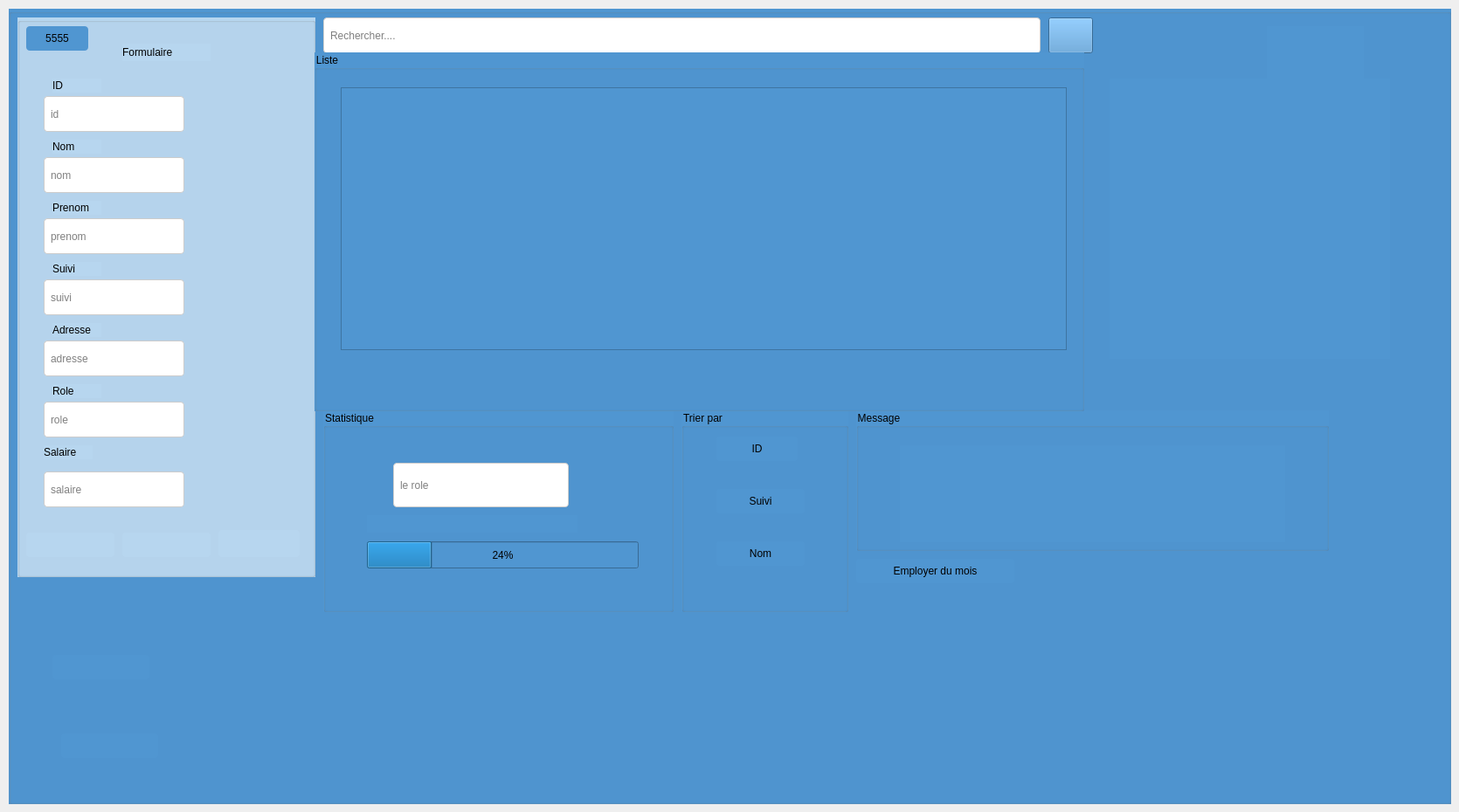
    <widget class="QWidget" name="tab_4">
     <attribute name="title">
      <string>Employer</string>
     </attribute>
     <widget class="QGroupBox" name="G_employer">
      <property name="geometry">
       <rect>
        <x>10</x>
        <y>10</y>
        <width>1651</width>
        <height>911</height>
       </rect>
      </property>
      <property name="styleSheet">
       <string notr="true">background-color: rgb(80, 150, 209);</string>
      </property>
      <property name="title">
       <string/>
      </property>
      <widget class="QGroupBox" name="groupBox_7">
       <property name="geometry">
        <rect>
         <x>10</x>
         <y>10</y>
         <width>341</width>
         <height>641</height>
        </rect>
       </property>
       <property name="styleSheet">
        <string notr="true">background-color: rgb(174, 217, 224);
background-color: rgb(183, 214, 239);
font: italic 11pt &quot;Bell MT&quot;;</string>
       </property>
       <property name="title">
        <string/>
       </property>
       <widget class="QLabel" name="label_14">
        <property name="geometry">
         <rect>
          <x>120</x>
          <y>30</y>
          <width>101</width>
          <height>20</height>
         </rect>
        </property>
        <property name="styleSheet">
         <string notr="true">font: italic 11pt &quot;Bell MT&quot;;</string>
        </property>
        <property name="text">
         <string>Formulaire</string>
        </property>
       </widget>
       <widget class="QLabel" name="label_61">
        <property name="geometry">
         <rect>
          <x>40</x>
          <y>70</y>
          <width>56</width>
          <height>16</height>
         </rect>
        </property>
        <property name="styleSheet">
         <string notr="true">font: italic 11pt &quot;Bell MT&quot;;</string>
        </property>
        <property name="text">
         <string>ID</string>
        </property>
       </widget>
       <widget class="QLineEdit" name="la_id">
        <property name="geometry">
         <rect>
          <x>30</x>
          <y>90</y>
          <width>161</width>
          <height>41</height>
         </rect>
        </property>
        <property name="styleSheet">
         <string notr="true">QLineEdit {

    background-color: #fff; /* Couleur de fond du champ de texte */
    border: 1px solid #ccc; /* Bordure du champ de texte */
    border-radius: 4px; /* Coins arrondis */
    padding: 5px; /* Espace à l'intérieur du champ de texte */
  border-radius: 4px;

}

QLineEdit:hover {
    border-color: #666; /* Changement de couleur de la bordure au survol */
  border-radius: 4px;

}

QLineEdit:focus {
    border-color: #2ecc71; /* Couleur de la bordure lorsqu'il est focus */
    background-color: #f0fff0; /* Couleur de fond lorsqu'il est focus */
  border-radius: 4px;

}</string>
        </property>
        <property name="text">
         <string/>
        </property>
        <property name="placeholderText">
         <string>id</string>
        </property>
       </widget>
       <widget class="QLabel" name="label_62">
        <property name="geometry">
         <rect>
          <x>40</x>
          <y>140</y>
          <width>56</width>
          <height>16</height>
         </rect>
        </property>
        <property name="styleSheet">
         <string notr="true">font: italic 11pt &quot;Bell MT&quot;;</string>
        </property>
        <property name="text">
         <string>Nom</string>
        </property>
       </widget>
       <widget class="QLineEdit" name="la_nom">
        <property name="geometry">
         <rect>
          <x>30</x>
          <y>160</y>
          <width>161</width>
          <height>41</height>
         </rect>
        </property>
        <property name="styleSheet">
         <string notr="true">QLineEdit {

    background-color: #fff; /* Couleur de fond du champ de texte */
    border: 1px solid #ccc; /* Bordure du champ de texte */
    border-radius: 4px; /* Coins arrondis */
    padding: 5px; /* Espace à l'intérieur du champ de texte */
  border-radius: 4px;

}

QLineEdit:hover {
    border-color: #666; /* Changement de couleur de la bordure au survol */
  border-radius: 4px;

}

QLineEdit:focus {
    border-color: #2ecc71; /* Couleur de la bordure lorsqu'il est focus */
    background-color: #f0fff0; /* Couleur de fond lorsqu'il est focus */
  border-radius: 4px;

}</string>
        </property>
        <property name="text">
         <string/>
        </property>
        <property name="placeholderText">
         <string>nom</string>
        </property>
       </widget>
       <widget class="QLabel" name="label_63">
        <property name="geometry">
         <rect>
          <x>40</x>
          <y>210</y>
          <width>56</width>
          <height>16</height>
         </rect>
        </property>
        <property name="styleSheet">
         <string notr="true">font: italic 11pt &quot;Bell MT&quot;;</string>
        </property>
        <property name="text">
         <string>Prenom</string>
        </property>
       </widget>
       <widget class="QLineEdit" name="la_prenom">
        <property name="geometry">
         <rect>
          <x>30</x>
          <y>230</y>
          <width>161</width>
          <height>41</height>
         </rect>
        </property>
        <property name="styleSheet">
         <string notr="true">QLineEdit {

    background-color: #fff; /* Couleur de fond du champ de texte */
    border: 1px solid #ccc; /* Bordure du champ de texte */
    border-radius: 4px; /* Coins arrondis */
    padding: 5px; /* Espace à l'intérieur du champ de texte */
  border-radius: 4px;

}

QLineEdit:hover {
    border-color: #666; /* Changement de couleur de la bordure au survol */
  border-radius: 4px;

}

QLineEdit:focus {
    border-color: #2ecc71; /* Couleur de la bordure lorsqu'il est focus */
    background-color: #f0fff0; /* Couleur de fond lorsqu'il est focus */
  border-radius: 4px;

}</string>
        </property>
        <property name="text">
         <string/>
        </property>
        <property name="placeholderText">
         <string>prenom</string>
        </property>
       </widget>
       <widget class="QLabel" name="label_64">
        <property name="geometry">
         <rect>
          <x>40</x>
          <y>280</y>
          <width>56</width>
          <height>16</height>
         </rect>
        </property>
        <property name="styleSheet">
         <string notr="true">font: italic 11pt &quot;Bell MT&quot;;</string>
        </property>
        <property name="text">
         <string>Suivi</string>
        </property>
       </widget>
       <widget class="QLineEdit" name="la_suivi">
        <property name="geometry">
         <rect>
          <x>30</x>
          <y>300</y>
          <width>161</width>
          <height>41</height>
         </rect>
        </property>
        <property name="styleSheet">
         <string notr="true">QLineEdit {

    background-color: #fff; /* Couleur de fond du champ de texte */
    border: 1px solid #ccc; /* Bordure du champ de texte */
    border-radius: 4px; /* Coins arrondis */
    padding: 5px; /* Espace à l'intérieur du champ de texte */
  border-radius: 4px;

}

QLineEdit:hover {
    border-color: #666; /* Changement de couleur de la bordure au survol */
  border-radius: 4px;

}

QLineEdit:focus {
    border-color: #2ecc71; /* Couleur de la bordure lorsqu'il est focus */
    background-color: #f0fff0; /* Couleur de fond lorsqu'il est focus */
  border-radius: 4px;

}</string>
        </property>
        <property name="text">
         <string/>
        </property>
        <property name="placeholderText">
         <string>suivi</string>
        </property>
       </widget>
       <widget class="QLabel" name="label_65">
        <property name="geometry">
         <rect>
          <x>40</x>
          <y>350</y>
          <width>56</width>
          <height>16</height>
         </rect>
        </property>
        <property name="styleSheet">
         <string notr="true">font: italic 11pt &quot;Bell MT&quot;;</string>
        </property>
        <property name="text">
         <string>Adresse</string>
        </property>
       </widget>
       <widget class="QLineEdit" name="la_adresse">
        <property name="geometry">
         <rect>
          <x>30</x>
          <y>370</y>
          <width>161</width>
          <height>41</height>
         </rect>
        </property>
        <property name="styleSheet">
         <string notr="true">QLineEdit {

    background-color: #fff; /* Couleur de fond du champ de texte */
    border: 1px solid #ccc; /* Bordure du champ de texte */
    border-radius: 4px; /* Coins arrondis */
    padding: 5px; /* Espace à l'intérieur du champ de texte */
  border-radius: 4px;

}

QLineEdit:hover {
    border-color: #666; /* Changement de couleur de la bordure au survol */
  border-radius: 4px;

}

QLineEdit:focus {
    border-color: #2ecc71; /* Couleur de la bordure lorsqu'il est focus */
    background-color: #f0fff0; /* Couleur de fond lorsqu'il est focus */
  border-radius: 4px;

}</string>
        </property>
        <property name="text">
         <string/>
        </property>
        <property name="placeholderText">
         <string>adresse</string>
        </property>
       </widget>
       <widget class="QLabel" name="label_66">
        <property name="geometry">
         <rect>
          <x>40</x>
          <y>420</y>
          <width>56</width>
          <height>16</height>
         </rect>
        </property>
        <property name="styleSheet">
         <string notr="true">font: italic 11pt &quot;Bell MT&quot;;</string>
        </property>
        <property name="text">
         <string>Role</string>
        </property>
       </widget>
       <widget class="QLineEdit" name="la_role">
        <property name="geometry">
         <rect>
          <x>30</x>
          <y>440</y>
          <width>161</width>
          <height>41</height>
         </rect>
        </property>
        <property name="styleSheet">
         <string notr="true">QLineEdit {

    background-color: #fff; /* Couleur de fond du champ de texte */
    border: 1px solid #ccc; /* Bordure du champ de texte */
    border-radius: 4px; /* Coins arrondis */
    padding: 5px; /* Espace à l'intérieur du champ de texte */
  border-radius: 4px;

}

QLineEdit:hover {
    border-color: #666; /* Changement de couleur de la bordure au survol */
  border-radius: 4px;

}

QLineEdit:focus {
    border-color: #2ecc71; /* Couleur de la bordure lorsqu'il est focus */
    background-color: #f0fff0; /* Couleur de fond lorsqu'il est focus */
  border-radius: 4px;

}</string>
        </property>
        <property name="text">
         <string/>
        </property>
        <property name="placeholderText">
         <string>role</string>
        </property>
       </widget>
       <widget class="QPushButton" name="Boutton_Ajouter">
        <property name="geometry">
         <rect>
          <x>230</x>
          <y>587</y>
          <width>93</width>
          <height>31</height>
         </rect>
        </property>
        <property name="styleSheet">
         <string notr="true">QPushButton {
    border: none;
    font: 8pt &quot;Sitka Display Semibold&quot;;
    text-align: middle;

border-radius:4px;
}

QPushButton:hover {
    color: rgb(255, 255, 255);
    background-color: rgb(85, 170, 255);
    border: none;
    text-align: middle;

border-radius:4px;
}</string>
        </property>
        <property name="text">
         <string/>
        </property>
        <property name="icon">
         <iconset>
          <normaloff>../../../../Desktop/icons8-plus-math-100.png</normaloff>../../../../Desktop/icons8-plus-math-100.png</iconset>
        </property>
        <property name="iconSize">
         <size>
          <width>25</width>
          <height>25</height>
         </size>
        </property>
        <property name="autoExclusive">
         <bool>false</bool>
        </property>
       </widget>
       <widget class="QPushButton" name="Boutton_Modifier">
        <property name="geometry">
         <rect>
          <x>120</x>
          <y>590</y>
          <width>101</width>
          <height>28</height>
         </rect>
        </property>
        <property name="styleSheet">
         <string notr="true">QPushButton {
    border: none;
    font: 8pt &quot;Sitka Display Semibold&quot;;
    text-align: middle;

border-radius:4px;
}

QPushButton:hover {
    color: rgb(255, 255, 255);
    background-color: rgb(85, 170, 255);
    border: none;
    text-align: middle;

border-radius:4px;
}</string>
        </property>
        <property name="text">
         <string/>
        </property>
        <property name="icon">
         <iconset>
          <normaloff>../../../../Desktop/customer-support.png</normaloff>../../../../Desktop/customer-support.png</iconset>
        </property>
        <property name="iconSize">
         <size>
          <width>25</width>
          <height>25</height>
         </size>
        </property>
       </widget>
       <widget class="QPushButton" name="Boutton_sup">
        <property name="geometry">
         <rect>
          <x>10</x>
          <y>590</y>
          <width>101</width>
          <height>28</height>
         </rect>
        </property>
        <property name="styleSheet">
         <string notr="true">QPushButton {
    border: none;
    font: 8pt &quot;Sitka Display Semibold&quot;;
    text-align: middle;

border-radius:4px;
}

QPushButton:hover {
    color: rgb(255, 255, 255);
    background-color: rgb(85, 170, 255);
    border: none;
    text-align: middle;

border-radius:4px;
}</string>
        </property>
        <property name="text">
         <string/>
        </property>
        <property name="icon">
         <iconset>
          <normaloff>../../../../Desktop/trash-icon.png</normaloff>../../../../Desktop/trash-icon.png</iconset>
        </property>
        <property name="iconSize">
         <size>
          <width>25</width>
          <height>25</height>
         </size>
        </property>
       </widget>
       <widget class="QLineEdit" name="la_salaire">
        <property name="geometry">
         <rect>
          <x>30</x>
          <y>520</y>
          <width>161</width>
          <height>41</height>
         </rect>
        </property>
        <property name="styleSheet">
         <string notr="true">QLineEdit {

    background-color: #fff; /* Couleur de fond du champ de texte */
    border: 1px solid #ccc; /* Bordure du champ de texte */
    border-radius: 4px; /* Coins arrondis */
    padding: 5px; /* Espace à l'intérieur du champ de texte */
  border-radius: 4px;

}

QLineEdit:hover {
    border-color: #666; /* Changement de couleur de la bordure au survol */
  border-radius: 4px;

}

QLineEdit:focus {
    border-color: #2ecc71; /* Couleur de la bordure lorsqu'il est focus */
    background-color: #f0fff0; /* Couleur de fond lorsqu'il est focus */
  border-radius: 4px;

}</string>
        </property>
        <property name="text">
         <string/>
        </property>
        <property name="placeholderText">
         <string>salaire</string>
        </property>
       </widget>
       <widget class="QLabel" name="label_11">
        <property name="geometry">
         <rect>
          <x>30</x>
          <y>490</y>
          <width>56</width>
          <height>16</height>
         </rect>
        </property>
        <property name="text">
         <string>Salaire</string>
        </property>
       </widget>
      </widget>
      <widget class="QGroupBox" name="Boutton_tri_nom_5">
       <property name="geometry">
        <rect>
         <x>770</x>
         <y>460</y>
         <width>191</width>
         <height>231</height>
        </rect>
       </property>
       <property name="styleSheet">
        <string notr="true">font: italic 11pt &quot;Bell MT&quot;;</string>
       </property>
       <property name="title">
        <string>Trier par</string>
       </property>
       <widget class="QPushButton" name="Boutton_tri_ID">
        <property name="geometry">
         <rect>
          <x>40</x>
          <y>30</y>
          <width>93</width>
          <height>28</height>
         </rect>
        </property>
        <property name="styleSheet">
         <string notr="true">QPushButton {
    border: none;
    font: 8pt &quot;Sitka Display Semibold&quot;;
    text-align: middle;

        font:  11pt &quot;Bell MT&quot;;

border-radius:4px;
}

QPushButton:hover {
    color: rgb(255, 255, 255);
    background-color: rgb(85, 170, 255);
    border: none;
    text-align: middle;

        font:  11pt &quot;Bell MT&quot;;

border-radius:4px;e;
}</string>
        </property>
        <property name="text">
         <string>ID</string>
        </property>
        <property name="icon">
         <iconset>
          <normaloff>../../../../Desktop/[removal.ai]_bea2a227-0f0c-4838-b2dc-68ecba0c7147-5912.png</normaloff>../../../../Desktop/[removal.ai]_bea2a227-0f0c-4838-b2dc-68ecba0c7147-5912.png</iconset>
        </property>
        <property name="iconSize">
         <size>
          <width>40</width>
          <height>40</height>
         </size>
        </property>
       </widget>
       <widget class="QPushButton" name="Boutton_tri_suivi">
        <property name="geometry">
         <rect>
          <x>40</x>
          <y>90</y>
          <width>101</width>
          <height>28</height>
         </rect>
        </property>
        <property name="styleSheet">
         <string notr="true">QPushButton {
    border: none;
    font: 8pt &quot;Sitka Display Semibold&quot;;
    text-align: middle;

        font:  11pt &quot;Bell MT&quot;;

border-radius:4px;
}

QPushButton:hover {
    color: rgb(255, 255, 255);
    background-color: rgb(85, 170, 255);
    border: none;
    text-align: middle;

        font:  11pt &quot;Bell MT&quot;;

border-radius:4px;e;
}</string>
        </property>
        <property name="text">
         <string>Suivi</string>
        </property>
        <property name="icon">
         <iconset>
          <normaloff>../../../../Desktop/[removal.ai]_6d019847-8be4-4489-9303-7b7546386a4b-5860.png</normaloff>../../../../Desktop/[removal.ai]_6d019847-8be4-4489-9303-7b7546386a4b-5860.png</iconset>
        </property>
        <property name="iconSize">
         <size>
          <width>40</width>
          <height>40</height>
         </size>
        </property>
       </widget>
       <widget class="QPushButton" name="Boutton_tri_nom">
        <property name="geometry">
         <rect>
          <x>40</x>
          <y>150</y>
          <width>101</width>
          <height>28</height>
         </rect>
        </property>
        <property name="styleSheet">
         <string notr="true">QPushButton {
    border: none;
    font: 8pt &quot;Sitka Display Semibold&quot;;
    text-align: middle;

        font:  11pt &quot;Bell MT&quot;;

border-radius:4px;
}

QPushButton:hover {
    color: rgb(255, 255, 255);
    background-color: rgb(85, 170, 255);
    border: none;
    text-align: middle;

        font:  11pt &quot;Bell MT&quot;;

border-radius:4px;e;
}</string>
        </property>
        <property name="text">
         <string>Nom</string>
        </property>
        <property name="icon">
         <iconset>
          <normaloff>../../../../Desktop/[removal.ai]_d816a8dd-4d6d-443e-9302-3affc880de85-5857.png</normaloff>../../../../Desktop/[removal.ai]_d816a8dd-4d6d-443e-9302-3affc880de85-5857.png</iconset>
        </property>
        <property name="iconSize">
         <size>
          <width>40</width>
          <height>40</height>
         </size>
        </property>
       </widget>
      </widget>
      <widget class="QLineEdit" name="la_chercher_nom">
       <property name="geometry">
        <rect>
         <x>360</x>
         <y>10</y>
         <width>821</width>
         <height>41</height>
        </rect>
       </property>
       <property name="styleSheet">
        <string notr="true">QLineEdit {

    background-color: #fff; /* Couleur de fond du champ de texte */
    border: 1px solid #ccc; /* Bordure du champ de texte */
    border-radius: 4px; /* Coins arrondis */
    padding: 5px; /* Espace à l'intérieur du champ de texte */
  border-radius: 4px;

}

QLineEdit:hover {
    border-color: #666; /* Changement de couleur de la bordure au survol */
  border-radius: 4px;

}

QLineEdit:focus {
    border-color: #2ecc71; /* Couleur de la bordure lorsqu'il est focus */
    background-color: #f0fff0; /* Couleur de fond lorsqu'il est focus */
  border-radius: 4px;

}</string>
       </property>
       <property name="placeholderText">
        <string>Rechercher....</string>
       </property>
      </widget>
      <widget class="QLabel" name="label_15">
       <property name="geometry">
        <rect>
         <x>1440</x>
         <y>20</y>
         <width>111</width>
         <height>91</height>
        </rect>
       </property>
       <property name="text">
        <string/>
       </property>
       <property name="pixmap">
        <pixmap>../../Desktop/image-removebg-preview.png</pixmap>
       </property>
       <property name="scaledContents">
        <bool>true</bool>
       </property>
      </widget>
      <widget class="QPushButton" name="Boutton_rechecher">
       <property name="geometry">
        <rect>
         <x>1190</x>
         <y>10</y>
         <width>51</width>
         <height>41</height>
        </rect>
       </property>
       <property name="styleSheet">
        <string notr="true">Mariem Abidi
QPushButton {
background-color: rgb(5, 51, 141);

border: none;

        font: italic 11pt &quot;Bell MT&quot;;
text-align: middle;

}
QPushButton:hover {
        color: rgb(255, 255, 255);

background:#6156A1;
border-radius:4px;
text-align: middle;
font: italic 11pt &quot;Bell MT&quot;;
}</string>
       </property>
       <property name="text">
        <string/>
       </property>
       <property name="icon">
        <iconset>
         <normaloff>../../../../Desktop/search.png</normaloff>../../../../Desktop/search.png</iconset>
       </property>
      </widget>
      <widget class="QGroupBox" name="groupBox_8">
       <property name="geometry">
        <rect>
         <x>360</x>
         <y>460</y>
         <width>401</width>
         <height>231</height>
        </rect>
       </property>
       <property name="styleSheet">
        <string notr="true">font: italic 11pt &quot;Bell MT&quot;;</string>
       </property>
       <property name="title">
        <string>Statistique</string>
       </property>
       <widget class="QProgressBar" name="progressBar">
        <property name="geometry">
         <rect>
          <x>50</x>
          <y>150</y>
          <width>311</width>
          <height>31</height>
         </rect>
        </property>
        <property name="value">
         <number>24</number>
        </property>
       </widget>
       <widget class="QLineEdit" name="la_stat_role">
        <property name="geometry">
         <rect>
          <x>80</x>
          <y>60</y>
          <width>201</width>
          <height>51</height>
         </rect>
        </property>
        <property name="styleSheet">
         <string notr="true">QLineEdit {

    background-color: #fff; /* Couleur de fond du champ de texte */
    border: 1px solid #ccc; /* Bordure du champ de texte */
    border-radius: 4px; /* Coins arrondis */
    padding: 5px; /* Espace à l'intérieur du champ de texte */
  border-radius: 4px;

}

QLineEdit:hover {
    border-color: #666; /* Changement de couleur de la bordure au survol */
  border-radius: 4px;

}

QLineEdit:focus {
    border-color: #2ecc71; /* Couleur de la bordure lorsqu'il est focus */
    background-color: #f0fff0; /* Couleur de fond lorsqu'il est focus */
  border-radius: 4px;

}</string>
        </property>
        <property name="placeholderText">
         <string>le role</string>
        </property>
       </widget>
       <widget class="QLabel" name="la_msg">
        <property name="geometry">
         <rect>
          <x>50</x>
          <y>120</y>
          <width>241</width>
          <height>20</height>
         </rect>
        </property>
        <property name="text">
         <string/>
        </property>
       </widget>
      </widget>
      <widget class="QGroupBox" name="groupBox_9">
       <property name="geometry">
        <rect>
         <x>350</x>
         <y>50</y>
         <width>881</width>
         <height>411</height>
        </rect>
       </property>
       <property name="styleSheet">
        <string notr="true">font: italic 11pt &quot;Bell MT&quot;;</string>
       </property>
       <property name="title">
        <string>Liste</string>
       </property>
       <widget class="QTableView" name="tab_employer">
        <property name="geometry">
         <rect>
          <x>30</x>
          <y>40</y>
          <width>831</width>
          <height>301</height>
         </rect>
        </property>
        <property name="styleSheet">
         <string notr="true">QPushButton {
    border: none;
    font: 8pt &quot;Sitka Display Semibold&quot;;
    text-align: middle;

border-radius:4px;
}

QPushButton:hover {
    color: rgb(255, 255, 255);
    background-color: rgb(85, 170, 255);
    border: none;
    text-align: middle;

border-radius:4px;
}</string>
        </property>
       </widget>
      </widget>
      <widget class="QPushButton" name="Button_statistique">
       <property name="geometry">
        <rect>
         <x>50</x>
         <y>740</y>
         <width>111</width>
         <height>28</height>
        </rect>
       </property>
       <property name="styleSheet">
        <string notr="true">QPushButton {
    border: none;
    font: 8pt &quot;Sitka Display Semibold&quot;;
    text-align: middle;

border-radius:4px;
}

QPushButton:hover {
    color: rgb(255, 255, 255);
    background-color: rgb(85, 170, 255);
    border: none;
    text-align: middle;

border-radius:4px;
}</string>
       </property>
       <property name="text">
        <string/>
       </property>
       <property name="icon">
        <iconset>
         <normaloff>../../../../Desktop/icons8-slice-48.png</normaloff>../../../../Desktop/icons8-slice-48.png</iconset>
       </property>
       <property name="iconSize">
        <size>
         <width>30</width>
         <height>30</height>
        </size>
       </property>
      </widget>
      <widget class="QPushButton" name="Button_PDF">
       <property name="geometry">
        <rect>
         <x>60</x>
         <y>830</y>
         <width>111</width>
         <height>28</height>
        </rect>
       </property>
       <property name="styleSheet">
        <string notr="true">QPushButton {
    border: none;
    font: 8pt &quot;Sitka Display Semibold&quot;;
    text-align: middle;

border-radius:4px;
}

QPushButton:hover {
    color: rgb(255, 255, 255);
    background-color: rgb(85, 170, 255);
    border: none;
    text-align: middle;

border-radius:4px;
}</string>
       </property>
       <property name="text">
        <string/>
       </property>
       <property name="icon">
        <iconset>
         <normaloff>../../../../Desktop/pdf.png</normaloff>../../../../Desktop/pdf.png</iconset>
       </property>
       <property name="iconSize">
        <size>
         <width>30</width>
         <height>30</height>
        </size>
       </property>
      </widget>
      <widget class="QPushButton" name="Button_emp_mois">
       <property name="geometry">
        <rect>
         <x>970</x>
         <y>630</y>
         <width>181</width>
         <height>28</height>
        </rect>
       </property>
       <property name="styleSheet">
        <string notr="true">QPushButton {
    border: none;
    font: 8pt &quot;Sitka Display Semibold&quot;;
    text-align: middle;

        font:  11pt &quot;Bell MT&quot;;

border-radius:4px;
}

QPushButton:hover {
    color: rgb(255, 255, 255);
    background-color: rgb(85, 170, 255);
    border: none;
    text-align: middle;

        font:  11pt &quot;Bell MT&quot;;

border-radius:4px;e;
}</string>
       </property>
       <property name="text">
        <string>Employer du mois</string>
       </property>
       <property name="icon">
        <iconset>
         <normaloff>../../../../Desktop/icons8-best-seller-48.png</normaloff>../../../../Desktop/icons8-best-seller-48.png</iconset>
       </property>
       <property name="iconSize">
        <size>
         <width>25</width>
         <height>25</height>
        </size>
       </property>
      </widget>
      <widget class="QGroupBox" name="groupBox_6">
       <property name="geometry">
        <rect>
         <x>970</x>
         <y>460</y>
         <width>541</width>
         <height>161</height>
        </rect>
       </property>
       <property name="styleSheet">
        <string notr="true">font: italic 11pt &quot;Bell MT&quot;;</string>
       </property>
       <property name="title">
        <string>Message</string>
       </property>
       <widget class="QLabel" name="la_msg_emp_mois">
        <property name="geometry">
         <rect>
          <x>50</x>
          <y>40</y>
          <width>441</width>
          <height>111</height>
         </rect>
        </property>
        <property name="styleSheet">
         <string notr="true">     font: italic 15pt &quot;Bell MT&quot;;
</string>
        </property>
        <property name="text">
         <string/>
        </property>
       </widget>
      </widget>
      <widget class="QPushButton" name="pushButton">
       <property name="geometry">
        <rect>
         <x>20</x>
         <y>20</y>
         <width>71</width>
         <height>28</height>
        </rect>
       </property>
       <property name="styleSheet">
        <string notr="true">QPushButton {
    border: none;
    font: 8pt &quot;Sitka Display Semibold&quot;;
    text-align: middle;

border-radius:4px;
}

QPushButton:hover {
    color: rgb(255, 255, 255);
    background-color: rgb(85, 170, 255);
    border: none;
    text-align: middle;

border-radius:4px;
}</string>
       </property>
       <property name="text">
        <string>5555</string>
       </property>
       <property name="icon">
        <iconset>
         <normaloff>../../../../Desktop/logout.png</normaloff>../../../../Desktop/logout.png</iconset>
       </property>
       <property name="iconSize">
        <size>
         <width>30</width>
         <height>30</height>
        </size>
       </property>
      </widget>
      <widget class="QLabel" name="label_16">
       <property name="geometry">
        <rect>
         <x>1260</x>
         <y>80</y>
         <width>321</width>
         <height>321</height>
        </rect>
       </property>
       <property name="text">
        <string/>
       </property>
       <property name="pixmap">
        <pixmap>../../../../Desktop/Capture_d_écran_2023-11-29_124412-removebg-preview.png</pixmap>
       </property>
      </widget>
      <zorder>label_15</zorder>
      <zorder>groupBox_6</zorder>
      <zorder>groupBox_7</zorder>
      <zorder>Boutton_tri_nom_5</zorder>
      <zorder>la_chercher_nom</zorder>
      <zorder>Boutton_rechecher</zorder>
      <zorder>groupBox_8</zorder>
      <zorder>groupBox_9</zorder>
      <zorder>Button_statistique</zorder>
      <zorder>Button_PDF</zorder>
      <zorder>Button_emp_mois</zorder>
      <zorder>pushButton</zorder>
      <zorder>label_16</zorder>
     </widget>
    </widget>
